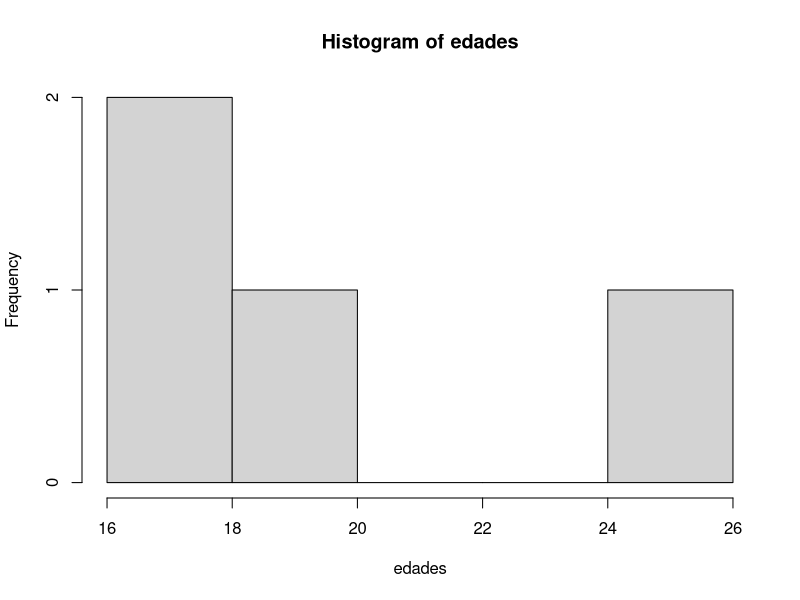

R code for this plot:
## ---- chunk 1
# Vectores numéricos
edades <- c(17, 20, 18, 25)          # Enteros
alturas <- c(1.75, 1.68, 1.82, 1.65) # Decimales

# Vectores de texto (character)
nombres <- c("Juan", "Ana", "Luis", "María")

# Vectores lógicos
# Creados usando la función c()
mayores_de_edad <- c(FALSE, TRUE, TRUE, TRUE)
# O mediante una comparación empleando operadores lógicos  
mayores_de_edad <- edades >= 18
## ---- chunk 2
# Mezcla de números y texto
vector_mixto <- c(1, 2, "tres")
# R convertirá todo a texto: "1" "2" "tres"
## ---- chunk 3
# Acceder a elementos individuales
primer_nombre <- nombres[1]    # "Juan"
ultima_edad <- edades[4]       # 25

# Acceder a múltiples elementos
nombres_seleccionados <- nombres[c(1, 3)]  # "Juan" "Luis"
## ---- chunk 4
# Filtrar personas mayores de 20 años
mayores_20 <- edades[edades > 20]

# Obtener nombres de personas mayores de 20
nombres_mayores_20 <- nombres[edades > 20]
## ---- chunk 5
# Combinar dos vectores
nuevo_vector <- c(edades, c(22, 21))
nuevo_vector
## ---- chunk 6
# Estadísticas básicas
promedio_edades <- mean(edades)       # Media
edad_maxima <- max(edades)            # Valor máximo
edad_minima <- min(edades)            # Valor mínimo
total_elementos <- length(edades)      # Número de elementos

# Ordenamiento
edades_ordenadas <- sort(edades)      # Orden ascendente
edades_descendente <- sort(edades, decreasing = TRUE)  # Orden descendente
## ---- chunk 7
# Análisis descriptivo
summary(edades)  # Resumen estadístico
table(mayores_de_edad)  # Tabla de frecuencias
hist(edades)  # Histograma de edades
## ---- chunk 8
# 1. Creación de una matriz de 3 filas y 2 columnas
matriz <- matrix(1:6, nrow = 3, ncol = 2)
print(matriz)

# 2. Creación de una matriz de caracteres
matriz_caracteres <- matrix(c("A", "B", "C", "D"), nrow = 2, ncol = 2)
print(matriz_caracteres)
## ---- chunk 9
# Acceder al elemento en la segunda fila y primera columna
elemento <- matriz[2, 1]
print(elemento)  # Imprime 2
## ---- chunk 10
# Crear una segunda matriz
matriz2 <- matrix(7:12, nrow = 3, ncol = 2)

# Combinar ambas matrices por filas
matriz_combinada <- rbind(matriz, matriz2)

# Resultado:
print(matriz_combinada)

## ---- chunk 11
# Creación de un data frame con vectores
datos <- data.frame(nombres,  edades,  mayores_de_edad)

# Visualización del data frame
datos
## ---- chunk 12
# Acceso a la columna 'nombres'
datos$nombres

## ---- chunk 13
# Filtrar filas donde la edad sea mayor a 20
datos_filtrados <- datos[datos$edades > 20, ]
datos_filtrados
## ---- chunk 14
# Agregar una columna llamada 'altura' al data frame
datos$altura <- c(1.75, 1.60, 1.80, 1.65)
## ---- chunk 15
# Crear un nuevo data frame solo con las columnas 'nombres' y 'edades'
subgrupo <- subset(datos, select = c(nombres, edades))
## ---- chunk 16
# Obtener un resumen estadístico de todas las columnas del data frame
summary(datos)
## ---- chunk 17
# Crear una lista con diferentes tipos de elementos
mi_lista <- list(
  nombres = c("Juan", "Ana"),      # Vector de texto
  edades = c(18, 20),              # Vector numérico
  datos_completos = datos          # Data frame
)
## ---- chunk 18
# Acceder al elemento 'nombres' usando $
mi_lista$nombres

# Acceder al elemento 'nombres' usando corchetes dobles
mi_lista[["nombres"]]
## ---- chunk 19
# Acceder al primer elemento de la lista (en este caso, el vector de nombres)
mi_lista[[1]]
## ---- chunk 20
# Devuelve una sublista
mi_lista[1]

# Devuelve el elemento directamente
mi_lista[[1]]
